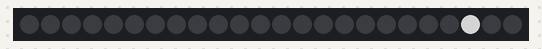
A sketch run on a simulated ESP8266 (NodeMCU). Parts: 24 RGB LEDs in strip order, left to right. Dim RGB values are drawn brighter than linear.

Above: at 0.6 s.
At 1.0 s:
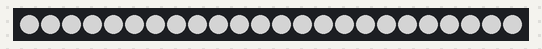
At 2.5 s:
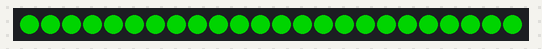

The sketch:

bike_hack_night_timer.ino
```cpp
#include <Adafruit_NeoPixel.h>

#define NEOPIN D6
#define NEOPIXEL_LENGTH 24
#define NEOPIXEL_OFFSET -3
#define BRIGHTNESS 128 // set max brightness (0-255)
#define TIME_LIMIT_IN_SECONDS 480

Adafruit_NeoPixel strip = Adafruit_NeoPixel(NEOPIXEL_LENGTH, NEOPIN, NEO_GRB + NEO_KHZ800); // strip object


// Fill the dots one after the other with a color
void colorWipe(uint32_t c, uint8_t wait, bool alternating) {
  uint32_t blank = strip.Color(0, 0, 0);
  for(uint16_t i=0; i<strip.numPixels(); i++) {
    if (alternating && ((i%2) == 0)) {
      strip.setPixelColor((i + NEOPIXEL_LENGTH + NEOPIXEL_OFFSET) % NEOPIXEL_LENGTH, blank);
    }
    else {
      strip.setPixelColor((i + NEOPIXEL_LENGTH + NEOPIXEL_OFFSET) % NEOPIXEL_LENGTH, c);
    }
    strip.show();
    delay(wait);
  }
}

void setup() {
  pinMode(NEOPIN, OUTPUT);
  strip.begin();
  strip.show();
  strip.setBrightness(BRIGHTNESS);

  Serial.begin(115200);

  delay(500);
  colorWipe(strip.Color(255, 255, 255), 20, false); // Yellow
  delay(1000);
  colorWipe(strip.Color(0, 255, 0), 20, false); // Green
}

int value = 0;

void loop() {
  byte pixels[NEOPIXEL_LENGTH * 3];
  int secs_remaining = TIME_LIMIT_IN_SECONDS - (millis() / 1000);
  int secs_per_pixel = TIME_LIMIT_IN_SECONDS / NEOPIXEL_LENGTH;
  int alight = secs_remaining / secs_per_pixel;

  byte BA = 0;
  byte BB = 0;
  byte BC = 0;

  if (secs_remaining < 0) { // flash red
    alight = NEOPIXEL_LENGTH; // light up entire ring
    BA = (secs_remaining % 2) == 0 ? 255 : 0;
  }
  else if (secs_remaining < 60) { // red
    BA = 255;
  }
  else if (secs_remaining < 120) { // yellow
    BA = 255;
    BB = 255;
  }
  else { // green
    BB = 255;
  }

  for (int i = 0; i < NEOPIXEL_LENGTH; i++) {
    if (i > alight) {
      pixels[i*3] = 0;
      pixels[(i*3) + 1] = 0;
      pixels[(i*3) + 2] = 0;
    }
    else {
      pixels[i*3] = BA;
      pixels[(i*3) + 1] = BB;
      pixels[(i*3) + 2] = BC;
    }
  }

  for (int i = 0; i < NEOPIXEL_LENGTH; i++) {
    strip.setPixelColor((i + NEOPIXEL_LENGTH + NEOPIXEL_OFFSET) % NEOPIXEL_LENGTH, strip.Color(pixels[i*3], pixels[(i*3)+1], pixels[(i*3)+2]));
  }

  strip.show();

  delay(500);
}
```
